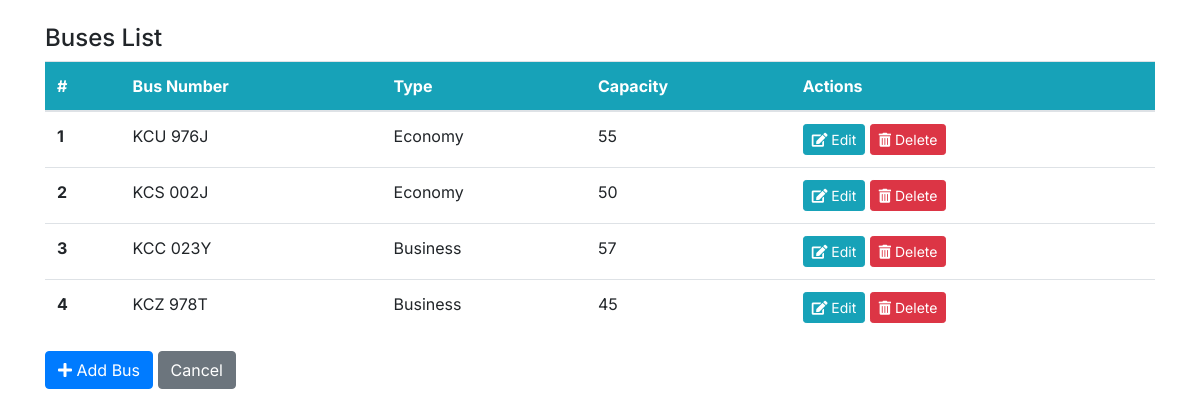
/buses (signed in), run on the app's committed database.
### main/models.py (models this page shows, shortened)
class Bus(models.Model):
    BUS_TYPE_CHOICES = [
        ('Economy', 'Economy'),
        ('Business', 'Business'),
    ]
    STATUS_CHOICES = [
        ('Active', 'Active'),
        ('Maintenance', 'Maintenance'),
    ]
    busNumber = models.CharField(max_length=20, unique=True)
    capacity = models.PositiveIntegerField()
    type = models.CharField(max_length=20, choices=BUS_TYPE_CHOICES)
    status = models.CharField(max_length=20, choices=STATUS_CHOICES)

### main/views.py (the view)
# urls.py: path('buses', views.buses, name='buses'),
@login_required(login_url="/login")
def buses(request):
    buses = Bus.objects.all()
    context = {
        'buses': buses,
    }
    return render(request, 'buses.html', context)

### templates/buses.html (shortened to what this page needs)
{% load static %}
<!DOCTYPE html>
<html lang="en">
<head>
    <link rel="stylesheet" href="https://cdn.jsdelivr.net/npm/bootstrap@4.6.0/dist/css/bootstrap.min.css"
>
    <link rel="stylesheet" href="https://use.fontawesome.com/releases/v5.15.2/css/all.css"
>
    <link rel="stylesheet" href="{% static 'css/style.css' %}">
</head>
<body>
    <div class="container my-4">
        <h4>Buses List</h4>
        <table class="table bg-white">
            <thead class="bg-info">
                <tr class="text-white">
                    <th scope="col">#</th>
                    <th scope="col">Bus Number</th>
                    <th scope="col">Type</th>
                    <th scope="col">Capacity</th>
                    <th scope="col">Actions</th>
                </tr>
            </thead>
            <tbody>
                {% for bus in buses %}
                <tr>
                    <th scope="row">{{ forloop.counter }}</th>
                    <td>{{ bus.busNumber }}</td>
                    <td>{{ bus.type }}</td>
                    <td>{{ bus.capacity }}</td>
                    <td>
                        <a class="btn btn-info btn-sm" href="{% url 'edit_bus' bus.pk %}">
                            <i class="fas fa-edit"></i> Edit
                        </a>
                        <a class="btn btn-danger btn-sm" href="{% url 'delete_bus' bus.pk %}">
                            <i class="fas fa-trash-alt"></i> Delete
                        </a>
                    </td>
                </tr>
                {% empty %}
                <tr>
                    <td colspan="5" class="text-center">No buses found.</td>
                </tr>
                {% endfor %}
            </tbody>
        </table>
        <a class="btn btn-primary" href="{% url 'add_bus' %}">
            <i class="fas fa-plus"></i> Add Bus
        </a>
        <a href="{% url 'admin_template' %}" class="btn btn-secondary">Cancel</a>
    </div>
</body>
</html>

### static/css/style.css (style rules this page uses)
body, button { font-family: "Inter", sans-serif; }
:root { --offcanvas-width: 270px; --topNavbarHeight: 56px; }
@media (min-width: 992px) { body { overflow: auto !important; } }

### data on the page
Bus: busNumber "KCU 976J", type "Economy", capacity "55"
Bus: busNumber "KCS 002J", type "Economy", capacity "50"
Bus: busNumber "KCC 023Y", type "Business", capacity "57"
Bus: busNumber "KCZ 978T", type "Business", capacity "45"
